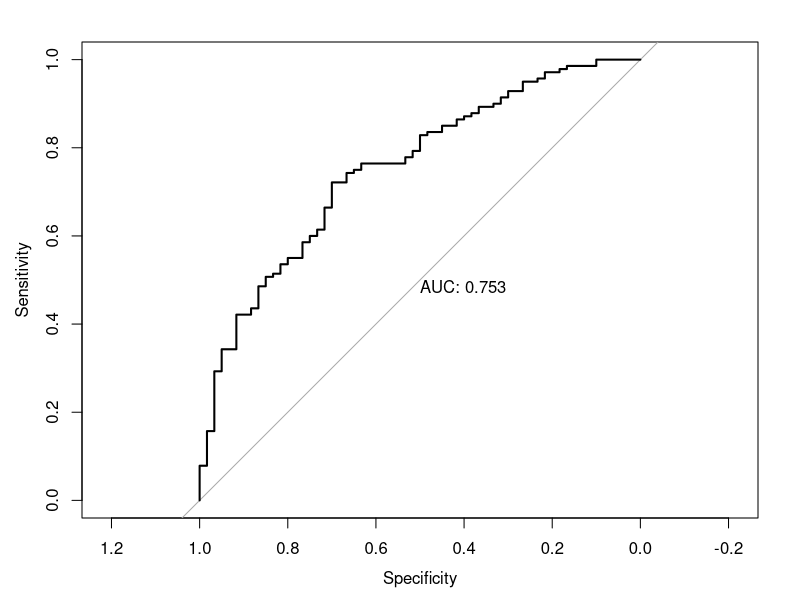
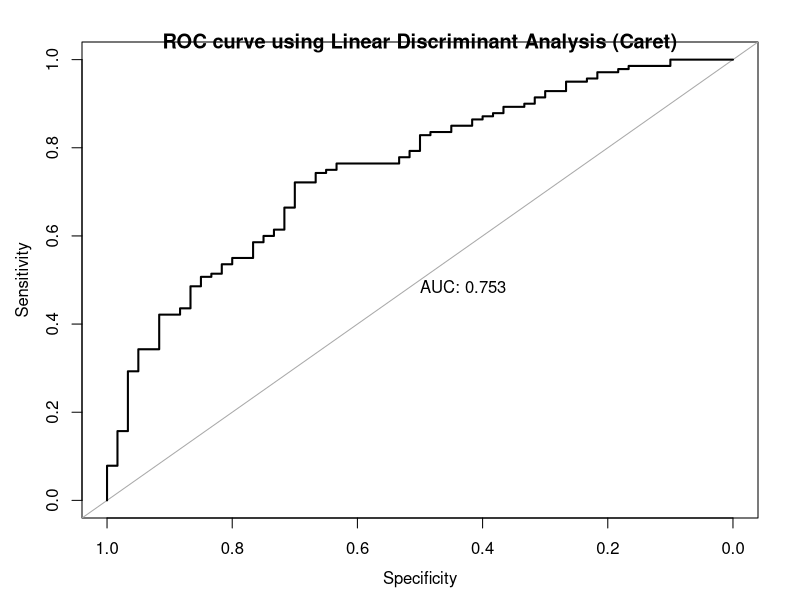

These figures' R source, in order:
## ---- chunk 1
library(MASS)
library(caret)
library(ROCR)
library(pROC)
library(tibble)
## ---- chunk 2
data <- read.csv2("../data/germancredit_final.csv")
head(data)

## ---- chunk 3
#We split the data into train (80%) and test (20%)
set.seed(123)
trainIndex <- createDataPartition(data$RESPONSE, p = .8,
                                  list = FALSE)
train.df <- as.data.frame(data[ trainIndex,])
test.df <- as.data.frame(data[-trainIndex,])

## ---- chunk 4
#We perform a sub-sampling of the training set in order to equalize the amount of good ratings and bad ratings in the RESPONSE feature. We reduce the amount of "Good rating"
set.seed(123)
lda_fit_caret <- train(RESPONSE ~ ., data = train.df, method="lda", trControl = trainControl(method = "cv", sampling = "down"))
lda_predict_caret <- predict(lda_fit_caret, newdata = test.df)



## ---- chunk 5
#We create the formula for the LDA model
#lda_formula <- paste(names(train.df)[32], "~", paste(names(train.df)[-32], collapse=" + "))

#Linear Discriminant Analysis (LDA)
#lda.fit<-lda(as.formula(paste(lda_formula)), data = train.df)
#lda.fit

#We do some predictions on our test data
#lda.predict <- predict(lda.fit, newdata = test.df)
## ---- chunk 6

#We built ROC curve to show the ratio of true/false positives
# Get the posteriors as a dataframe.
#lda.predict.posteriors <- as.data.frame(lda.predict$posterior)

# Evaluate the model
#pred <- prediction(lda.predict.posteriors[,2], test.df$RESPONSE)
#roc.perf = performance(pred, measure = "tpr", x.measure = "fpr")
#auc.train <- performance(pred, measure = "auc")
#auc.train <- auc.train@y.values

# Plot ROC curve
#plot(roc.perf)
#abline(a=0, b= 1)
#text(x = .25, y = .65 ,paste("AUC = ", round(auc.train[[1]],3), sep = ""))
#title(main = "ROC curve using Linear Discriminant Analysis (MASS)")

## ---- chunk 7

lda_predict_caret_prob <- predict(lda_fit_caret, test.df, type="prob")
roc_curve <- roc(test.df$RESPONSE, lda_predict_caret_prob[,2], plot = TRUE, print.auc = TRUE)
plot(roc_curve,print.auc = TRUE ,asp = NA)
title(main="ROC curve using Linear Discriminant Analysis (Caret)")

## ---- chunk 8

confusion_matrix_lda <- confusionMatrix(lda_predict_caret, as.factor(test.df$RESPONSE), positive= "Good Rating")
confusion_matrix_lda


# #We build a confusion matrix
# prev.class.lda <- tibble(actual = test.df$RESPONSE, class = lda.predict$class)
# head(prev.class.lda)
# 
# #We print the confusion matrix
# confusion_matrix_lda <- confusionMatrix(as.factor(prev.class.lda$class), as.factor(prev.class.lda$actual), positive= "Good Rating")
# confusion_matrix_lda
